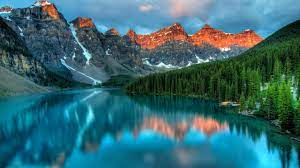
#> input picture images/test.jpg, 300 x 168 px
$ python test_3.py
#> lines starting #> are read from the running program, lines starting #| are printed output that depends on the picture
import numpy as np
from cv2 import cv2


def image_arithmetic():
    print("opencv addition:", cv2.add(np.uint8([250]), np.uint8([30])))
    print("opencv subtract:", cv2.subtract(np.uint8([70]), np.uint8([100])))
    print("numpy addition:", np.uint8([250]) + np.uint8([30]))
    print("numpy subtract:", np.uint8([70]) - np.uint8([71]))


def splitting_and_merging():
    image = cv2.imread('images/test.jpg')
#> image is the input picture: shape (168, 300, 3); mean B, G, R 111.8, 104.5, 54.1
    b, g, r = cv2.split(image)
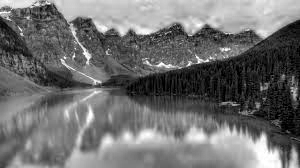
#> b: shape (168, 300); min 0, max 255, mean 111.8
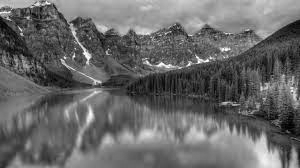
#> g: shape (168, 300); min 0, max 255, mean 104.5
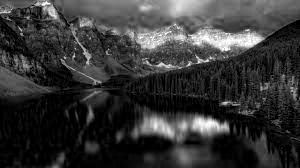
#> r: shape (168, 300); min 0, max 255, mean 54.1
    cv2.imshow('blue', b)
    cv2.imshow('green', g)
    cv2.imshow('red', r)

    # Перетасовка значений по другим канала
    merge_image = cv2.merge([b, b, r + 50])
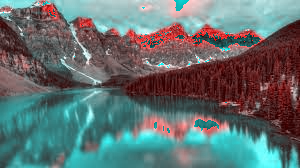
#> merge_image: shape (168, 300, 3); mean of channels 0, 1, 2 111.8, 111.8, 98.7; drawn as B, G, R
    cv2.imshow('merge_image', merge_image)
    cv2.imshow('original', image)
    cv2.waitKey(0)


def averaging_blurring():
    image = cv2.imread('images/test.jpg')
    img_blur_3 = cv2.blur(image, (3, 3))
    img_blur_7 = cv2.blur(image, (7, 7))
    img_blur_11 = cv2.blur(image, (11, 11))
    cv2.imshow('3x3', img_blur_3)
    cv2.imshow('7x7', img_blur_7)
    cv2.imshow('11x11', img_blur_11)
    cv2.waitKey(0)


# Блюрринг изображения
def gaussian_blurring():
    image = cv2.imread('images/test.jpg')
    img_blur_3 = cv2.GaussianBlur(image, (3, 3), 0)
    img_blur_7 = cv2.GaussianBlur(image, (7, 7), 0)
    img_blur_11 = cv2.GaussianBlur(image, (11, 11), 0)
    cv2.imshow('3x3', img_blur_3)
    cv2.imshow('7x7', img_blur_7)
    cv2.imshow('11x11', img_blur_11)
    cv2.waitKey(0)


# Блюрринг при помощи медиан изображения
def median_blurring():
    image = cv2.imread('images/test.jpg')
    img_blur_3 = cv2.medianBlur(image, 3)
    img_blur_7 = cv2.medianBlur(image, 7)
    img_blur_11 = cv2.medianBlur(image, 11)
    cv2.imshow('3', img_blur_3)
    cv2.imshow('7', img_blur_7)
    cv2.imshow('11', img_blur_11)
    cv2.waitKey(0)


splitting_and_merging()
